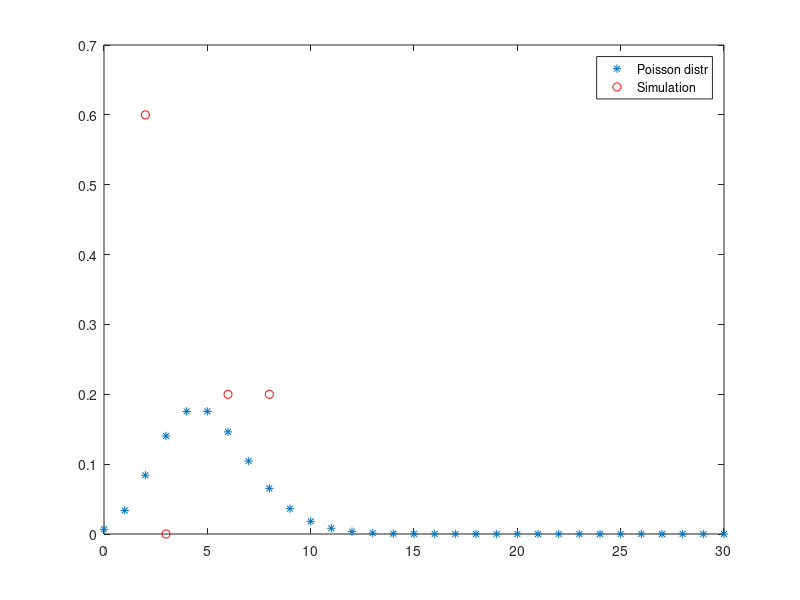

The MATLAB source for this figure:
clear all

% sim poiss distr using a spacial method
lambda = input('lambda (>0) = ');
N = input('num of simulations = ');

for i=1:N
    X(i) = 0; % initial value
    U = rand;
    while U>exp(-lambda)
        U = U*rand;
        X(i) = X(i)+1;
    end
end

% compare to true Poisson(p) graphically
UX = unique(X);
nX = hist(X, length(UX));
rel_freq = nX/N;

k = 0:30;
pk = poisspdf(k,lambda);

clf
plot(k, pk, '*', UX, rel_freq, 'ro')
legend('Poisson distr', 'Simulation')
